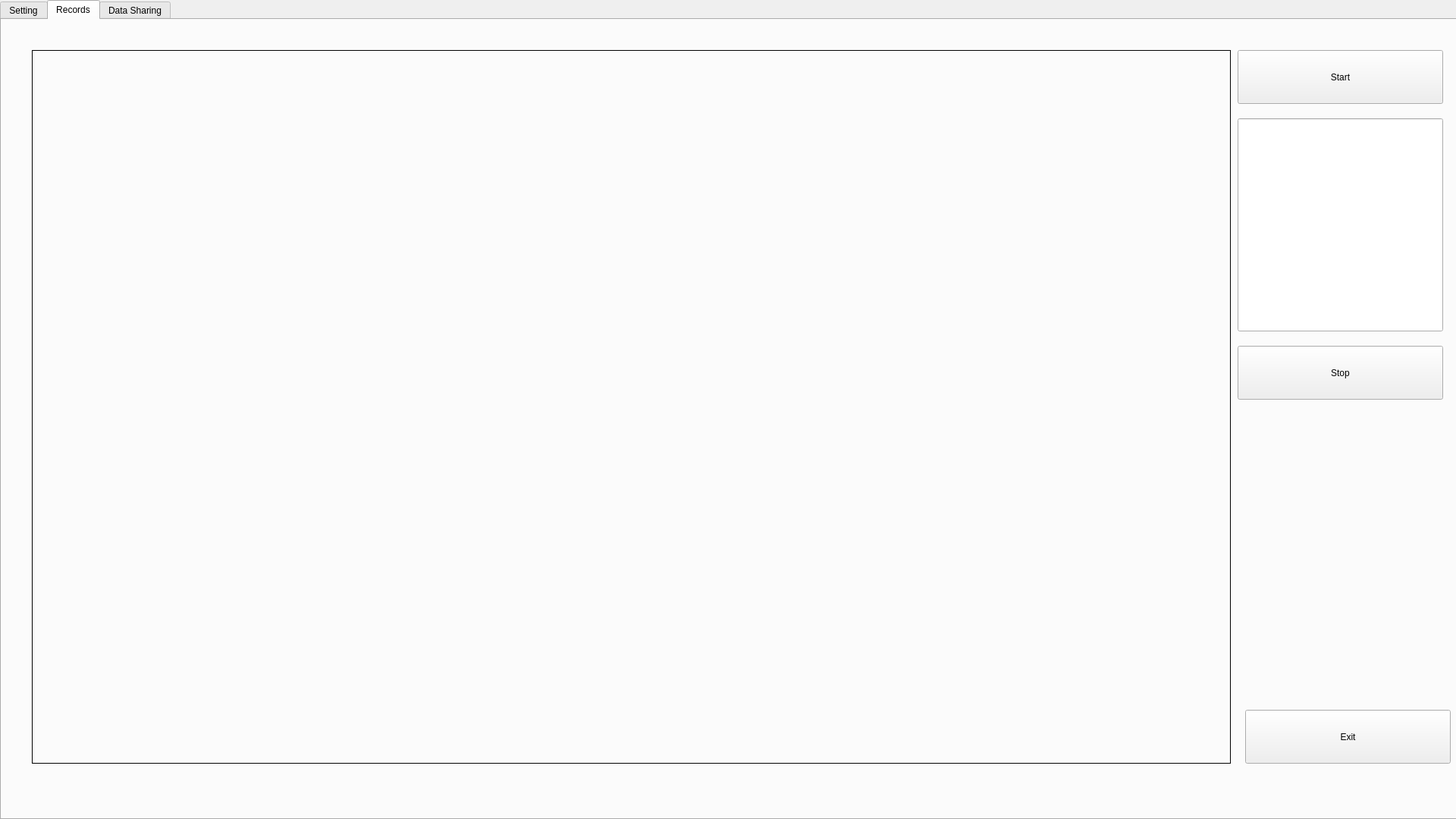
<?xml version="1.0" encoding="UTF-8"?>
<ui version="4.0">
 <class>Form</class>
 <widget class="QWidget" name="Form">
  <property name="geometry">
   <rect>
    <x>0</x>
    <y>0</y>
    <width>1920</width>
    <height>1080</height>
   </rect>
  </property>
  <property name="windowTitle">
   <string>Form</string>
  </property>
  <widget class="QTabWidget" name="tabWidget">
   <property name="geometry">
    <rect>
     <x>0</x>
     <y>0</y>
     <width>1921</width>
     <height>1081</height>
    </rect>
   </property>
   <property name="currentIndex">
    <number>1</number>
   </property>
   <widget class="QWidget" name="setting">
    <attribute name="title">
     <string>Setting</string>
    </attribute>
   </widget>
   <widget class="QWidget" name="records">
    <attribute name="title">
     <string>Records</string>
    </attribute>
    <widget class="QPushButton" name="start">
     <property name="geometry">
      <rect>
       <x>1630</x>
       <y>40</y>
       <width>271</width>
       <height>71</height>
      </rect>
     </property>
     <property name="text">
      <string>Start</string>
     </property>
    </widget>
    <widget class="QPushButton" name="stop">
     <property name="geometry">
      <rect>
       <x>1630</x>
       <y>430</y>
       <width>271</width>
       <height>71</height>
      </rect>
     </property>
     <property name="text">
      <string>Stop</string>
     </property>
    </widget>
    <widget class="QPushButton" name="exit">
     <property name="geometry">
      <rect>
       <x>1640</x>
       <y>910</y>
       <width>271</width>
       <height>71</height>
      </rect>
     </property>
     <property name="text">
      <string>Exit</string>
     </property>
    </widget>
    <widget class="QLineEdit" name="log">
     <property name="geometry">
      <rect>
       <x>1630</x>
       <y>130</y>
       <width>271</width>
       <height>281</height>
      </rect>
     </property>
    </widget>
    <widget class="QLabel" name="frame">
     <property name="geometry">
      <rect>
       <x>40</x>
       <y>40</y>
       <width>1581</width>
       <height>941</height>
      </rect>
     </property>
     <property name="styleSheet">
      <string notr="true">border: 1px solid black;</string>
     </property>
     <property name="text">
      <string/>
     </property>
    </widget>
   </widget>
   <widget class="QWidget" name="data_sharing">
    <attribute name="title">
     <string>Data Sharing</string>
    </attribute>
   </widget>
  </widget>
 </widget>
 <resources/>
 <connections/>
</ui>
